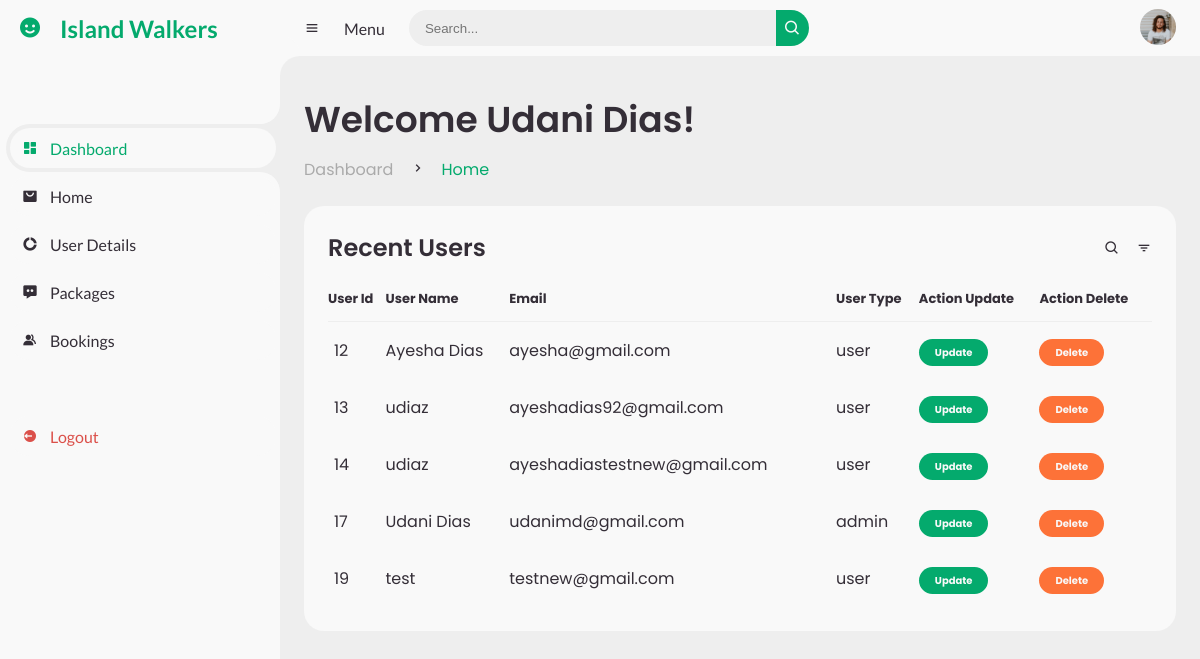
/dashboard/userdetails.php (signed in), run on the app's committed database.
### tables this page shows
CREATE TABLE `users` (
  `id` int(11) NOT NULL,
  `username` varchar(255) NOT NULL,
  `email` varchar(255) NOT NULL,
  `password` varchar(255) NOT NULL,
  `user_type` varchar(10) NOT NULL
);

### dashboard/userdetails.php (the view, shortened to what this page needs)
<?php
include '..\dbconnection\dbconnect.php';
?>
<!DOCTYPE html>
<html lang="en">
<head>
    <link href='https://unpkg.com/boxicons@2.0.9/css/boxicons.min.css' rel='stylesheet'>
    <link rel="stylesheet" href="style.css">
</head>
<body>
    <section id="sidebar">
        <a href="..\index.php" class="brand">
            <i class='bx bxs-smile'></i>
            <span class="text">Island Walkers</span>
        </a>
        <ul class="side-menu top">
            <li class="active">
                <a href="adminpanel.php">
                    <i class='bx bxs-dashboard'></i>
                    <span class="text">Dashboard</span>
                </a>
            </li>
            <li>
                <a href="..\index.php">
                    <i class='bx bxs-shopping-bag-alt'></i>
                    <span class="text">Home</span>
                </a>
            </li>
            <li>
                <a href="userdetails.php">
                    <i class='bx bxs-doughnut-chart'></i>
                    <span class="text">User Details</span>
                </a>
            </li>
            <li>
                <a href="packages.php">
                    <i class='bx bxs-message-dots'></i>
                    <span class="text">Packages</span>
                </a>
            </li>
            <li>
                <a href="bookings.php">
                    <i class='bx bxs-group'></i>
                    <span class="text">Bookings</span>
                </a>
            </li>
        </ul>
        <ul class="side-menu">
            <li>
                <a href="logout.php" class="logout">
                    <i class='bx bxs-log-out-circle'></i>
                    <span class="text">Logout</span>
                </a>
            </li>
        </ul>
    </section>
    <section id="content">
        <nav>
            <i class='bx bx-menu'></i>
            <a href="#" class="nav-link">Menu</a>
            <form action="#">
                <div class="form-input">
                    <input type="search" placeholder="Search...">
                    <button type="submit" class="search-btn"><i class='bx bx-search'></i></button>
                </div>
            </form>
            <a href="#" class="profile">
                <img src="img/people.png">
            </a>
        </nav>
        <main>
            <div class="head-title">
                <div class="left">
                    <h1>Welcome <?php echo $_SESSION['username'];
                                ?>!</h1>
                    <ul class="breadcrumb">
                        <li>
                            <a href="#">Dashboard</a>
                        </li>
                        <li><i class='bx bx-chevron-right'></i></li>
                        <li>
                            <a class="active" href="#">Home</a>
                        </li>
                    </ul>
                </div>
            </div>
            <div class="table-data">
                <div class="order">
                    <div class="head">
                        <h3>Recent Users</h3>
                        <i class='bx bx-search'></i>
                        <i class='bx bx-filter'></i>
                    </div>
                    <?php
                    $sql = "SELECT * from users";
                    $result = $conn->query($sql);
                    if ($result->num_rows > 0) {
                        echo "
                                <table>
                                    <thead>
                                     <tr>
                                        <th>User Id</th>
                                        <th>User Name</th>
                                        <th>Email</th>
                                        <th>User Type</th>
                                        <th>Action Update</th>
                                        <th>Action Delete</th>
                                     </tr>
                                    </thead>";
                        while ($row = $result->fetch_assoc()) {
                            echo "
                                    <tbody>
                                    <tr>
                                    <td>" . $row["id"] . "</td>
                                    <td>" . $row["username"] . "</td>
                                    <td>" . $row["email"] . "</td>
                                    <td>" . $row["user_type"] . "</td>
                                    <td><a href='..\userdetailform.php?id=". $row["id"] . "' span class='status completed'>Update</span></td>
                                    <td><a href='?id=". $row["id"] . "' span class='status pending'>Delete</span></td>
                                    </tr>";
                        }
                    }
                    ?>
                    </tbody>
                    </table>
                </div>
            </div>
        </main>
    </section>
</body>
</html>

### data on the page
users: id "12", username "Ayesha Dias", email "ayesha@gmail.com", user_type "user"
users: id "13", username "udiaz", email "ayeshadias92@gmail.com", user_type "user"
users: id "14", username "udiaz", email "ayeshadiastestnew@gmail.com", user_type "user"
users: id "17", username "Udani Dias", email "udanimd@gmail.com", user_type "admin"
users: id "19", username "test", email "testnew@gmail.com", user_type "user"

### other printed values
$_SESSION['username'] "Udani Dias"
